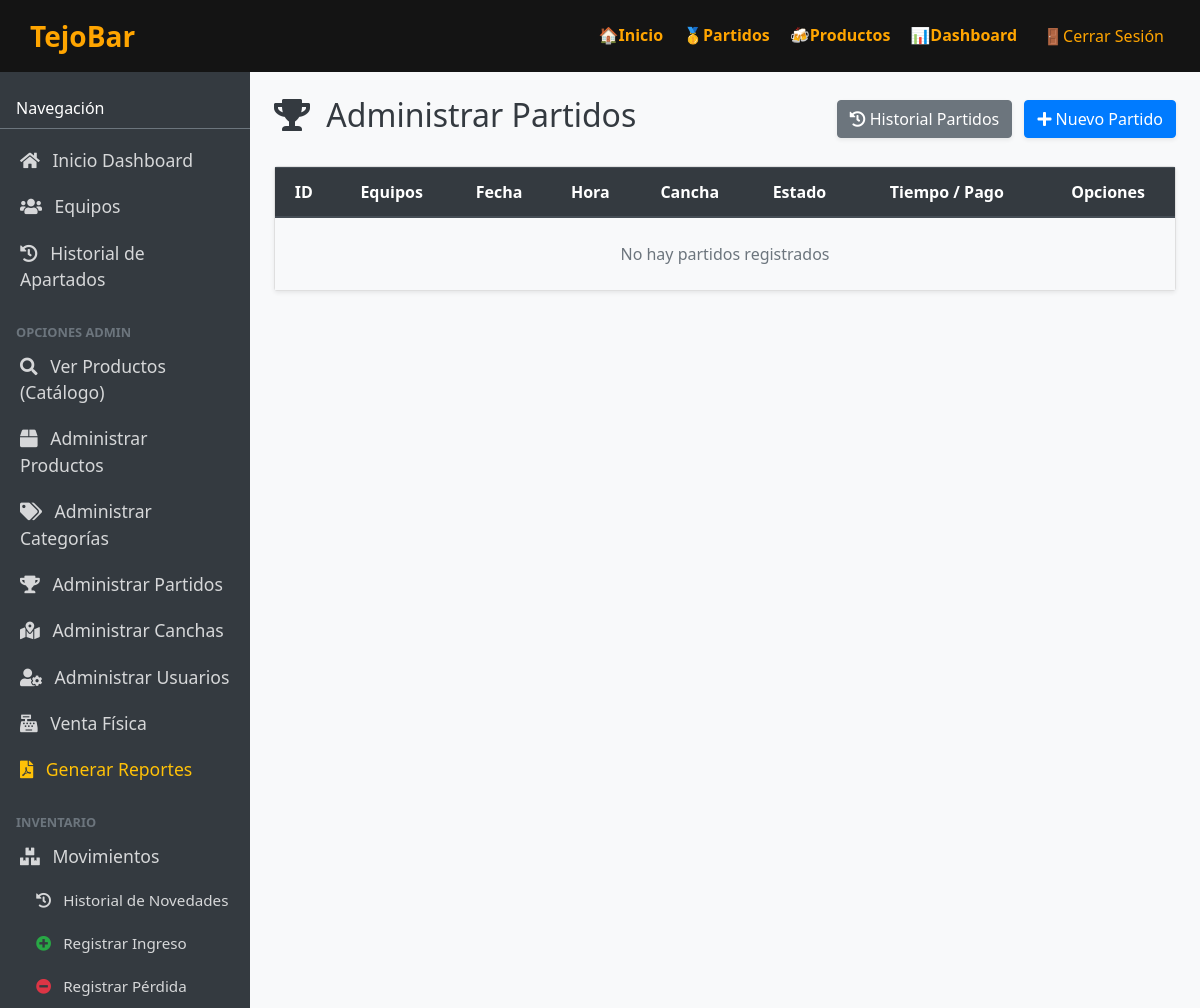
Before: /administracion/partidos/ (signed in) with the older database file.
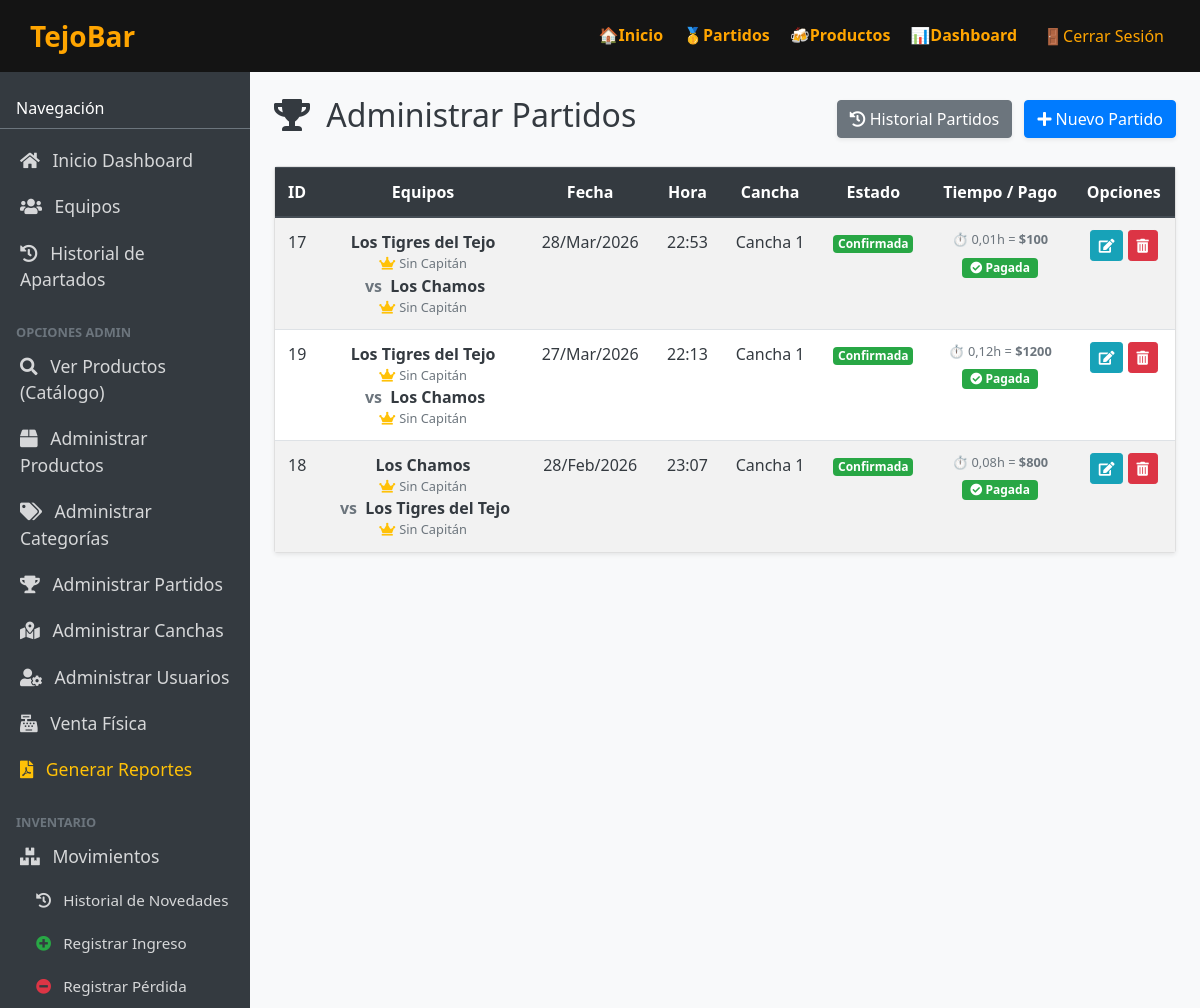
After: the same page with the newer database file.
### tejobar_app/models.py (models this page shows, shortened)
class Partido(models.Model):
    ESTADO_PENDIENTE = "Pendiente"
    ESTADO_CONFIRMADA = "Confirmada"
    ESTADO_CANCELADA = "Cancelada"
    ESTADO_CHOICES = [
        (ESTADO_PENDIENTE, "Pendiente"),
        (ESTADO_CONFIRMADA, "Confirmada"),
        (ESTADO_CANCELADA, "Cancelada"),
    ]
    fecha = models.DateField()
    hora = models.CharField(max_length=20)
    equipo1 = models.ForeignKey(
        Equipo,
        on_delete=models.CASCADE,
        related_name="partidos_como_equipo1",
        null=True,  # Allow null temporarily for existing rows
    )
    equipo2 = models.ForeignKey(
        Equipo,
        on_delete=models.CASCADE,
        related_name="partidos_como_equipo2",
        null=True,
    )
    cancha = models.ForeignKey(Cancha, on_delete=models.CASCADE, related_name="partidos")
    estado = models.CharField(
        max_length=20, choices=ESTADO_CHOICES, default=ESTADO_PENDIENTE
    )
    hora_reserva_fin = models.CharField(max_length=20, blank=True, null=True) # User-input reservation end time
    hora_inicio = models.DateTimeField(blank=True, null=True)
    hora_fin = models.DateTimeField(blank=True, null=True)
    pago_cancha = models.BooleanField(default=False)
    @property
    def horas_jugadas(self):
        if not self.hora_inicio or not self.hora_fin:
            return 0.0
        diferencia = self.hora_fin - self.hora_inicio
        minutos = diferencia.total_seconds() / 60
        return round(minutos / 60, 2)
    @property
    def total_cancha(self):
        if not self.cancha or not self.cancha.precio_por_hora:
            return 0.0
        return round(self.horas_jugadas * self.cancha.precio_por_hora, 2)

class Equipo(models.Model):
    nombre_equipo = models.CharField(max_length=100, unique=True)
    @property
    def capitan_nombre(self) -> str:
        cap = self.equipo_jugadores.filter(es_capitan=True).first()
        if cap:
            return cap.get_nombre()
        return "Sin Capitán"

class Cancha(models.Model):
    estado = models.BooleanField(default=True, null=True)
    disponibilidad = models.CharField(
        max_length=50,
        unique=True,
        error_messages={
            "blank": "El nombre de la cancha es obligatorio.",
            "null": "El nombre de la cancha es obligatorio.",
            "unique": "Ya existe una cancha con este nombre.",
        },
        validators=[
            MinLengthValidator(
                2,
                message="El nombre de la cancha debe tener entre 2 y 50 caracteres.",
            ),
            MaxLengthValidator(
                50,
                message="El nombre de la cancha debe tener entre 2 y 50 caracteres.",
            ),
        ],
    )
    precio_por_hora = models.FloatField(
        default=8000.0,
        validators=[
            MinValueValidator(0.01, message="La tarifa por hora debe ser mayor a 0.")
        ],
        error_messages={
            "invalid": "La tarifa por hora debe ser un valor numérico.",
        }
    )
    descripcion = models.TextField(
        "Descripción",
        blank=True,
        null=True,
        validators=[
            MaxLengthValidator(200, message="La descripción no puede superar los 200 caracteres.")
        ]
    )

### tejobar_app/views.py (the view)
    def wrapper(request, *args, **kwargs):
        if not request.user.is_authenticated:
            return redirect("tejobar_app:login")
        persona = getattr(request.user, "persona", None)
        if not persona or persona.rol != Persona.ROL_ADMIN:
            messages.error(request, "No tienes permisos para acceder a esta área.")
            return redirect("tejobar_app:home")
        return view_func(request, *args, **kwargs)

### tejobar_app/views.py (called while the page is built)
def admin_required(view_func):
    def wrapper(request, *args, **kwargs):
        if not request.user.is_authenticated:
            return redirect("tejobar_app:login")
        persona = getattr(request.user, "persona", None)
        if not persona or persona.rol != Persona.ROL_ADMIN:
            messages.error(request, "No tienes permisos para acceder a esta área.")
            return redirect("tejobar_app:home")
        return view_func(request, *args, **kwargs)
    return wrapper

@admin_required
def admin_partidos_index(request: HttpRequest) -> HttpResponse:
    partidos = Partido.objects.select_related('equipo1', 'equipo2', 'cancha').order_by('-fecha', '-hora')
    return render(request, "partidos/admin_index.html", {"partidos": partidos})

### templates/partidos/admin_index.html (shortened to what the changed rows need)
{% extends 'dashboard/base.html' %}
{% block content %}
<div class="d-flex justify-content-between align-items-center mb-4">
    <h2><i class="fas fa-trophy mr-2"></i> Administrar Partidos</h2>
</div>
<div class="card shadow-sm">
    <div class="card-body p-0">
        <div class="table-responsive">
            <table class="table table-hover table-striped mb-0 text-center align-middle bg-white text-dark">
                <thead class="thead-dark">
                    <tr>
                        <th class="text-white">ID</th>
                        <th class="text-white">Equipos</th>
                        <th class="text-white">Fecha</th>
                        <th class="text-white">Hora</th>
                        <th class="text-white">Cancha</th>
                        <th class="text-white">Estado</th>
                        <th class="text-white">Tiempo / Pago</th>
                        <th class="text-white">Opciones</th>
                    </tr>
                </thead>
                <tbody>
                    {% for partido in partidos %}
                    <tr>
                        <td class="text-dark">{{ partido.id }}</td>
                        <td class="font-weight-bold text-dark">
                            {{ partido.equipo1.nombre_equipo|default:"--" }}
                            {% if partido.equipo1 %}<div class="small text-muted"><i class="fas fa-crown text-warning mr-1"></i>{{ partido.equipo1.capitan_nombre }}</div>{% endif %}
                            <span class="font-weight-bolder text-secondary mx-1">vs</span>
                            {{ partido.equipo2.nombre_equipo|default:"--" }}
                            {% if partido.equipo2 %}<div class="small text-muted"><i class="fas fa-crown text-warning mr-1"></i>{{ partido.equipo2.capitan_nombre }}</div>{% endif %}
                        </td>
                        <td class="text-dark">{{ partido.fecha|date:"d/M/Y" }}</td>
                        <td class="text-dark">{{ partido.hora }}</td>
                        <td class="text-dark">
                            {% if partido.hora_inicio and partido.hora_fin and not partido.pago_cancha and partido.total_cancha %}
                                <button type="button" class="btn btn-link p-0 font-weight-bold text-dark text-decoration-none"
                                    data-toggle="modal" data-target="#pagoCanchaModal{{ partido.pk }}"
                                    title="Pagar cancha">
                                    <i class="fas fa-map-marker-alt text-primary mr-1"></i>
                                    {{ partido.cancha.disponibilidad|default:partido.cancha|default:"--" }}
                                </button>
                            {% else %}
                                {{ partido.cancha.disponibilidad|default:partido.cancha|default:"--" }}
                            {% endif %}
                        </td>
                        <td>
                            {% if partido.estado == 'Pendiente' %}
                                <span class="badge badge-warning text-dark">{{ partido.estado }}</span>
                            {% elif partido.estado == 'Confirmada' %}
                                <span class="badge badge-success">{{ partido.estado }}</span>
                            {% elif partido.estado == 'Cancelada' %}
                                <span class="badge badge-danger">{{ partido.estado }}</span>
                            {% else %}
                                <span class="badge badge-secondary">{{ partido.estado }}</span>
                            {% endif %}
                        </td>
                        <td class="text-dark">
                            {% if not partido.hora_inicio %}
                                <a href="{% url 'tejobar_app:admin_partidos_iniciar' partido.pk %}" class="btn btn-sm btn-success shadow-sm">
                                    <i class="fas fa-play"></i> Iniciar
                                </a>
                            {% elif partido.hora_inicio and not partido.hora_fin %}
                                <span class="text-primary font-weight-bold d-block mb-1">En curso...</span>
                                <a href="{% url 'tejobar_app:admin_partidos_finalizar' partido.pk %}" class="btn btn-sm btn-danger shadow-sm">
                                    <i class="fas fa-stop"></i> Finalizar
                                </a>
                            {% elif partido.hora_inicio and partido.hora_fin %}
                                {% if not partido.pago_cancha %}
                                    <div class="mb-1 text-muted small">
                                        ⏱️ {{ partido.horas_jugadas }}h = <strong>${{ partido.total_cancha|floatformat:0 }}</strong>
                                    </div>
                                    <button type="button" class="btn btn-sm btn-warning font-weight-bold text-dark shadow-sm"
                                        data-toggle="modal" data-target="#pagoCanchaModal{{ partido.pk }}">
                                        <i class="fas fa-hand-holding-usd"></i> Cobrar
                                    </button>
                                {% else %}
                                    <div class="mb-1 text-muted small">
                                        ⏱️ {{ partido.horas_jugadas }}h = <strong>${{ partido.total_cancha|floatformat:0 }}</strong>
                                    </div>
                                    <span class="badge badge-success px-2 py-1"><i class="fas fa-check-circle"></i> Pagada</span>
                                {% endif %}
                            {% endif %}
                        </td>
                        <td>
                            <a href="{% url 'tejobar_app:admin_partidos_update' partido.pk %}" class="btn btn-sm btn-info text-white" title="Editar">
                                <i class="fas fa-edit"></i>
                            </a>
                            <a href="{% url 'tejobar_app:admin_partidos_delete' partido.pk %}" class="btn btn-sm btn-danger" title="Eliminar">
                                <i class="fas fa-trash-alt"></i>
                            </a>
                        </td>
                    </tr>
                    {% empty %}
                    <tr>
                        <td colspan="8" class="text-center py-4 text-muted bg-light">No hay partidos registrados</td>
                    </tr>
                    {% endfor %}
                </tbody>
            </table>
        </div>
    </div>
</div>
{% endblock %}

Changed rows visible on the page:
added Partido: id "17", equipo1.nombre_equipo "Los Tigres del Tejo", equipo1.capitan_nombre "Sin Capitán", equipo2.nombre_equipo "Los Chamos", equipo2.capitan_nombre "Sin Capitán", fecha "28/Mar/2026", hora "22:53", cancha.disponibilidad "Cancha 1", estado "Confirmada", horas_jugadas "0,01", total_cancha "100"
added Partido: id "19", equipo1.nombre_equipo "Los Tigres del Tejo", equipo1.capitan_nombre "Sin Capitán", equipo2.nombre_equipo "Los Chamos", equipo2.capitan_nombre "Sin Capitán", fecha "27/Mar/2026", hora "22:13", cancha.disponibilidad "Cancha 1", estado "Confirmada", horas_jugadas "0,12", total_cancha "1200"
added Partido: id "18", equipo1.nombre_equipo "Los Chamos", equipo1.capitan_nombre "Sin Capitán", equipo2.nombre_equipo "Los Tigres del Tejo", equipo2.capitan_nombre "Sin Capitán", fecha "28/Feb/2026", hora "23:07", cancha.disponibilidad "Cancha 1", estado "Confirmada", horas_jugadas "0,08", total_cancha "800"
Other visible differences:
text no longer shown: "No hay partidos registrados"
